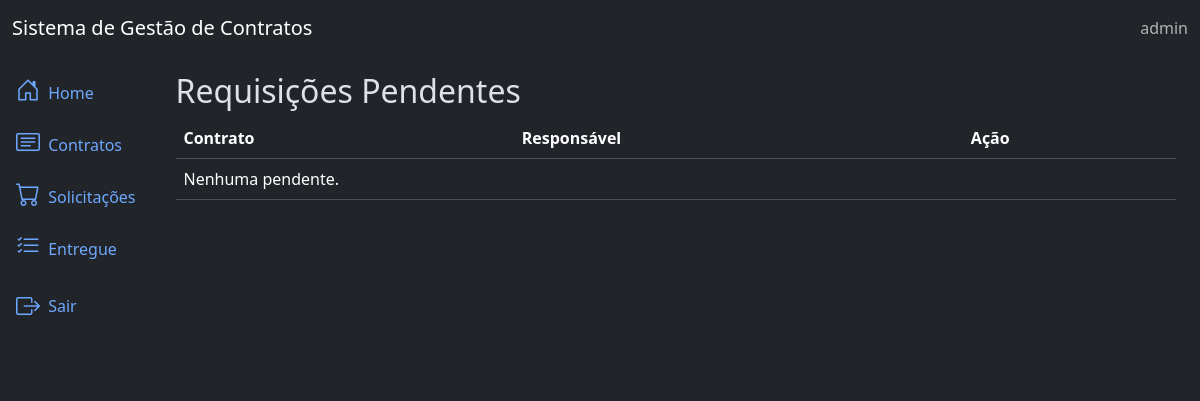
Before: /dispatches/pending/ (signed in) with the older database file.
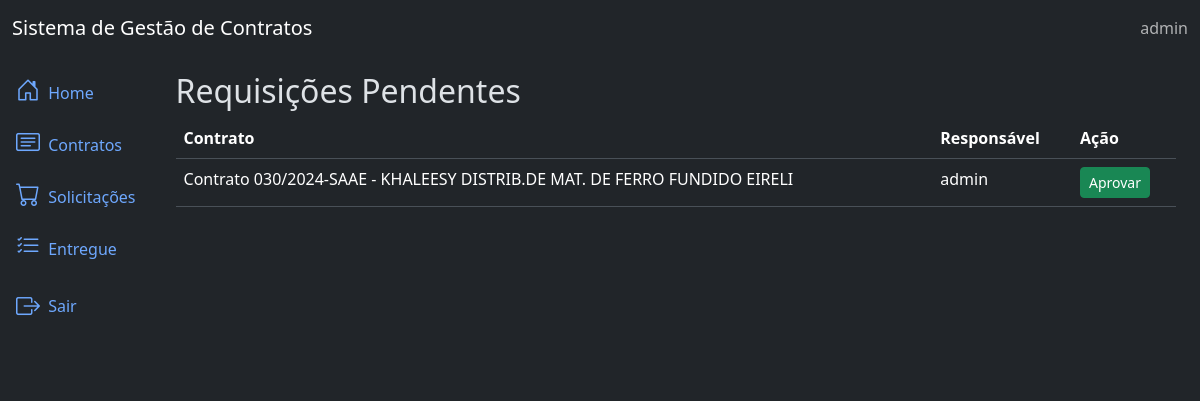
After: the same page with the newer database file.
### app/requisitions/models.py (models this page shows, shortened)
class Requisition(TimeStampedModel):
    contract = models.ForeignKey(Contract, on_delete=models.CASCADE)
    requested_by = models.ForeignKey(settings.AUTH_USER_MODEL, on_delete=models.PROTECT, related_name='requisitions')

### app/contracts/models.py (models this page shows, shortened)
class Contract(TimeStampedModel):
    bidding = models.ForeignKey(Bidding, on_delete=models.SET_NULL, null=True, blank=True, related_name='biddings', verbose_name='Licitação')
    supplier = models.ForeignKey(Supplier, on_delete=models.CASCADE, null=True, blank=True, related_name='suppliers', verbose_name='Fornecedor')
    manager = models.ForeignKey(settings.AUTH_USER_MODEL, on_delete=models.CASCADE, null=True, blank=True, related_name='managers', verbose_name='Gestor')
    inspector = models.ForeignKey(settings.AUTH_USER_MODEL, on_delete=models.CASCADE, null=True, blank=True, related_name='inspectors', verbose_name='Fiscal')
    number = models.CharField('Número', max_length=20)
    target = models.TextField('Objeto')
    assignature_data = models.DateField('Data da assinatura')
    start_date = models.DateField('Data inicial')
    end_date = models.DateField('Data final')
    value = models.DecimalField('Valor total', max_digits=15, decimal_places=2 , default=0)
    class Meta:
        ordering = ('number',)
        verbose_name_plural = 'Contratos'
    def __str__(self):
        return f"Contrato {self.number} - {self.supplier.name}"

### app/suppliers/models.py (models this page shows, shortened)
class Supplier(TimeStampedModel):
    name = models.CharField('empresa', max_length = 200)
    cnpj = models.CharField('cnpj', max_length = 17)
    representative = models.CharField('representante', max_length = 200, null=True, blank=True)
    phone = models.CharField('contato', max_length = 15, null=True, blank=True)
    rg = models.CharField('rg', max_length = 13, null=True, blank=True)
    cpf = models.CharField('cpf', max_length = 11, null=True, blank=True)
    class Meta:
        ordering = ['name']
        verbose_name_plural = 'Fornecedores'

### app/accounts/models.py (models this page shows)
class CustomUser(AbstractUser):
    cpf = models.CharField('CPF', max_length=14, unique=True, blank=True, null=True)
    registration = models.CharField('Matrícula', max_length=20,  blank=True, null=True)
    phone = models.CharField('Contato', max_length=20, blank=True, null=True)
    def __str__(self):
        return self.username

### app/dispatches/views.py (the view)
# urls.py: path('pending/', v.PendingRequisitionListView.as_view(), name='pending_list'),
class PendingRequisitionListView(LoginRequiredMixin, ListView):
    model = Requisition
    template_name = 'pending_list.html'
    context_object_name = 'pending_requisitions'
    def get_queryset(self):
        return Requisition.objects.filter(approvals__isnull=True)

### app/dispatches/templates/pending_list.html
{% extends 'base.html' %}
{% block content %}
<h2>Requisições Pendentes</h2>
<table class="table">
    <thead>
        <tr>
            <th>Contrato</th>
            <th>Responsável</th>
            <th>Ação</th>
        </tr>
    </thead>
    <tbody>
        {% for req in pending_requisitions %}
        <tr>
            <td>{{ req.contract }}</td>
            <td>{{ req.requested_by }}</td>
            <td>
                <a href="{% url 'dispatches:approve_requisition' req.id %}" class="btn btn-success btn-sm">Aprovar</a>
            </td>
        </tr>
        {% empty %}
        <tr><td colspan="3">Nenhuma pendente.</td></tr>
        {% endfor %}
    </tbody>
</table>
{% endblock %}

Changed rows visible on the page:
added Requisition: contract "Contrato 030/2024-SAAE - KHALEESY DISTRIB.DE MAT. DE FERRO FUNDIDO EIRELI", requested_by "admin"
Other visible differences:
text no longer shown: "Nenhuma pendente."
